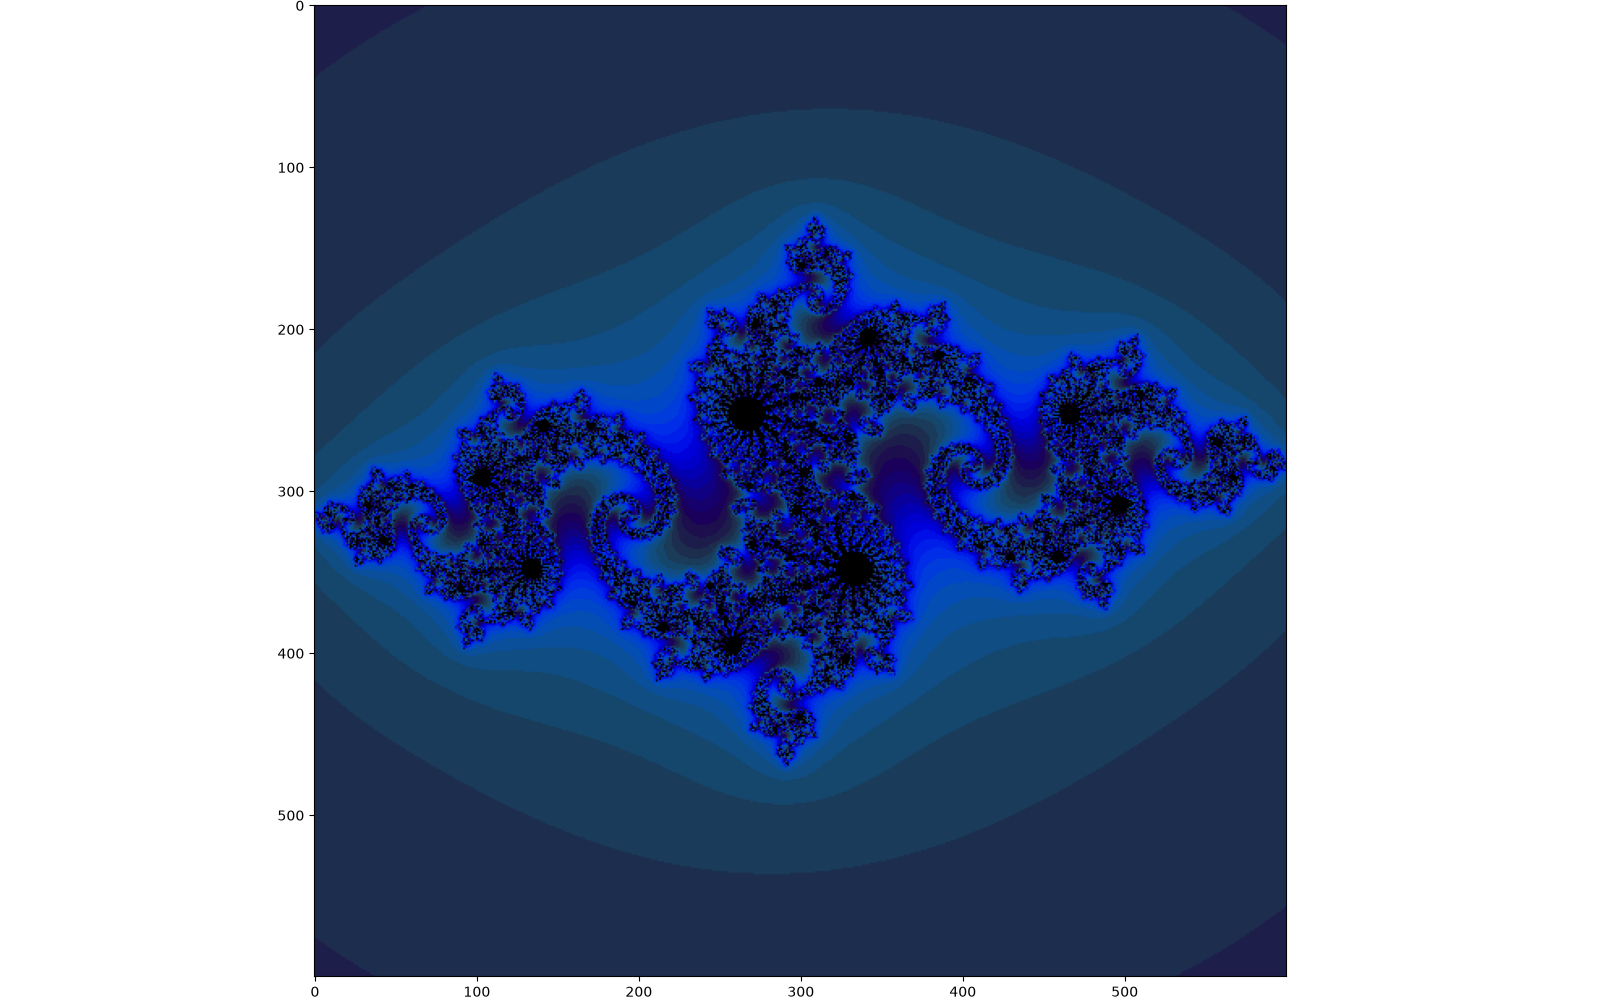

Write the Python code that produced this figure.
import torch
import numpy as np

print("PyTorch Version:", torch.__version__)
device = torch.device("cuda" if torch.cuda.is_available() else "cpu")
print("Device:",device)

Y, X = np.mgrid[
    -1.5:1.5:0.005,
    -1.5:1.5:0.005
]

print("X shape:", X.shape)
print("Y shape:", Y.shape)

x = torch.Tensor(X)
y = torch.Tensor(Y)

z = torch.complex(x,y)

print("z shape:", z.shape)
print("z dtype:", z.dtype)
print("z device before:", z.device)

# What: Use a fixed complex parameter c for this Julia set.
# Why: Julia sets keep c constant; this value was selected after testing different c values.
c = torch.tensor(
    -0.8 + 0.156j,
    dtype=torch.complex64,
    device=device
)

print("Julia c:", c)

zs = z.clone()

ns = torch.zeros_like(z, dtype=torch.float32)

print("zs shape:", zs.shape)
print("ns shape:", ns.shape)

z = z.to(device)
zs = zs.to(device)
ns = ns.to(device)

print("z device after:",z.device)
print("zs device after:", zs.device)
print("ns device after:", ns.device)

for i in range(200):
	zs_ = zs * zs + c
	not_diverged = torch.abs(zs_) < 4.0
	ns += not_diverged
	zs = zs_

print("ns max:", ns.max().item())
print("ns min:", ns.min().item())

import matplotlib.pyplot as plt

def processFractal(a):
	a_cyclic = (6.28 * a / 20.0).reshape(list(a.shape) + [1])
	img = np.concatenate([
		10 + 20*np.cos(a_cyclic),
		30 + 50*np.sin(a_cyclic),
		155 - 80*np.cos(a_cyclic)
	],2)

	img[a == a.max()] = 0
	img = np.uint8(np.clip(img, 0,255))

	return img


ns_plot = ns.cpu().numpy()

plt.figure(figsize=(16,10))
plt.imshow(processFractal(ns_plot))
plt.tight_layout(pad=0)
plt.savefig("julia.png")
plt.show()
